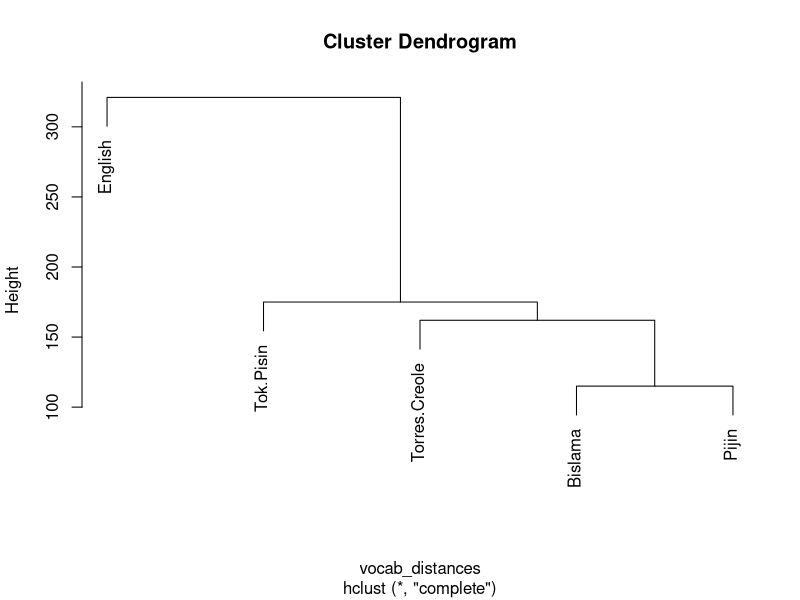
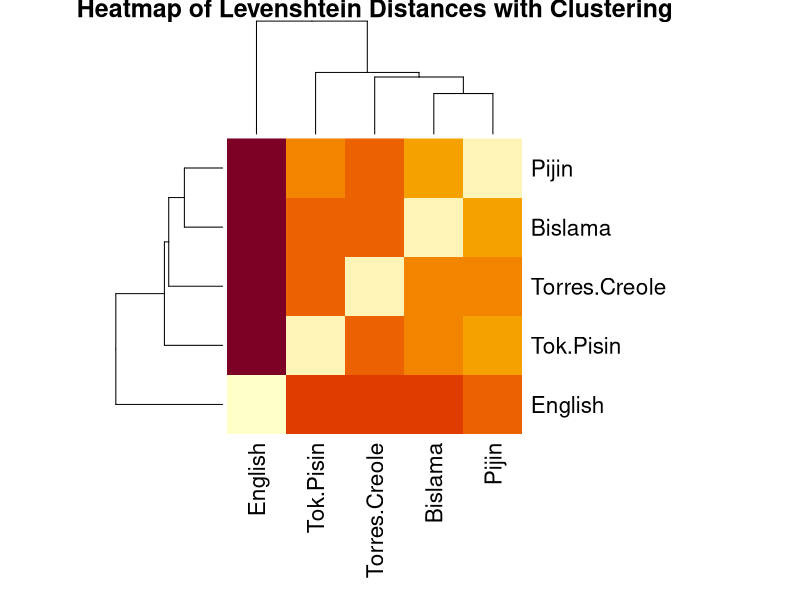
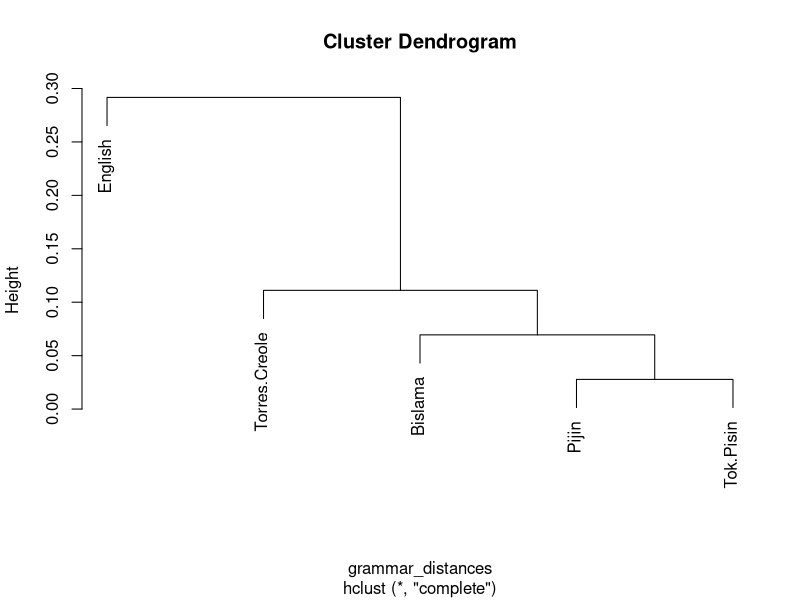
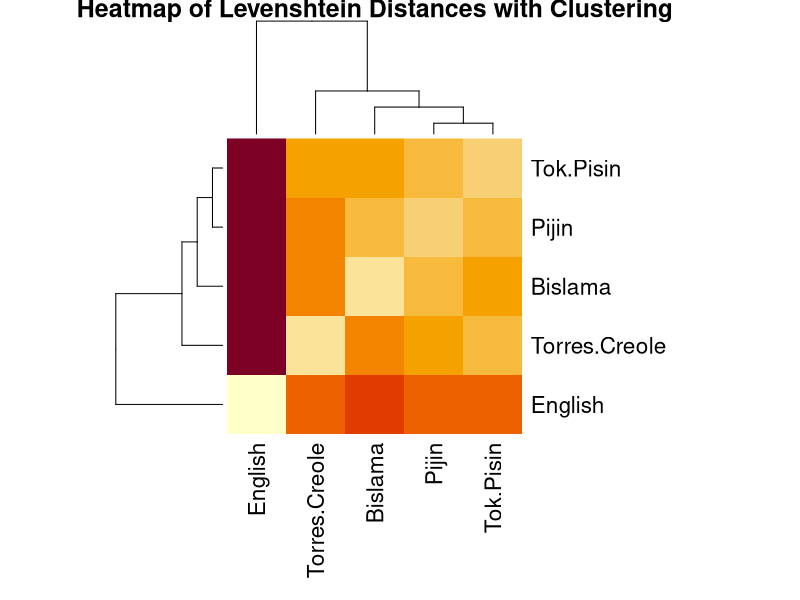

Here is the R script that generated these plots, in order:
#Set the working directory to the directory of the file
setwd(dirname(rstudioapi::getActiveDocumentContext()$path))

#Library for cluster analysis
library(cluster)
library(stringdist)
library(gplots)

#Load the vocab data from the merged data file
vocab_data <- read.csv("../data/merged_data_4_clean.csv")

#Set the rownames to be the English equivalents
rownames(vocab_data) <- vocab_data$English
View(vocab_data)

#Calculate the Levenshtein distance for all languages
distances_matrix <- stringdistmatrix(vocab_data, vocab_data, method = "lv")
rownames(distances_matrix) <- names(vocab_data)
colnames(distances_matrix) <- names(vocab_data)
View(distances_matrix)

#Cluster the languages based on the distance matrix
vocab_distances <- as.dist(distances_matrix)
vocab_cluster <- hclust(vocab_distances,method="complete")
plot(vocab_cluster)

heatmap(as.matrix(vocab_distances),
          Rowv = as.dendrogram(vocab_cluster),  # Row clustering
          Colv = as.dendrogram(vocab_cluster),  # Column clustering
          trace = "none",            # No trace lines inside the heatmap
          dendrogram = "both",        # Add dendrograms to both axes
          margins = c(10, 10),        # Margins for axis labels
          labRow = names(vocab_data),    # Row labels (vocabulary)
          labCol = names(vocab_data),    # Column labels (vocabulary)
          main = "Heatmap of Levenshtein Distances with Clustering")

#Load the grammar data from the merged data file
grammar_data <- read.csv("../data/merged_grammar_5.csv")
rownames(grammar_data) <- grammar_data$Feature.ID
grammar_data <- grammar_data[c(3, 4, 5, 6, 7)]

grammar_data.transposed <- data.frame(t(grammar_data))
View(grammar_data.transposed)

grammar_distances <- daisy(grammar_data.transposed, metric = "gower",type = list(symm = c(1:5)))
grammar_cluster <- hclust(grammar_distances,method="complete")
plot(grammar_cluster)

heatmap(as.matrix(grammar_distances),
        Rowv = as.dendrogram(grammar_cluster),  # Row clustering
        Colv = as.dendrogram(grammar_cluster),  # Column clustering
        trace = "none",            # No trace lines inside the heatmap
        dendrogram = "both",        # Add dendrograms to both axes
        margins = c(10, 10),        # Margins for axis labels
        labRow = names(grammar_data),    # Row labels (vocabulary)
        labCol = names(grammar_data),    # Column labels (vocabulary)
        main = "Heatmap of Levenshtein Distances with Clustering")

### Manual calculation of the Levenshtein distance using the uncleaned data and loops
vocab_data_uc <- read.csv("../data/merged_data_4.csv")

#Set the rownames to be the English equivalents
rownames(vocab_data_uc) <- vocab_data_uc$English
View(vocab_data_uc)
library(data.table)

#Loop through all rows of the data manually
final_distance_matrix <- matrix(0, 5, 5)
for (x in 1:nrow(vocab_data_uc)) {
#for (x in 12:12) {
  row = vocab_data_uc[x,]
  #Loop through all entries in a line manually
  current_row_vocab <- c()
  for (l in 1:ncol(row)) {
    #Split up the entries separated by the '/' symbol
    strings <- strsplit(row[,l], split='/', fixed = TRUE)
    current_row_vocab <- append(current_row_vocab, strings)
  }
  #Replace all empty entries with empty strings to avoid self destruction of program
  current_row_vocab[lengths(current_row_vocab) == 0] <- ""
  #Expand the data frame to contain all possible combinations
  frame <- expand.grid(current_row_vocab)
  #Placeholder variables for finding the smallest distance matrix
  smallest_distance_matrix <- c()
  smallest_sum <- 1000
  #Calculating the distance matrix for all data combinations
  for (d in 1:nrow(frame)) {
    local_row <- unlist(frame[d,], use.names=FALSE)
    local_distances <- stringdistmatrix(local_row, local_row, method = "lv")
    #If the new distance matrix is smaller than the previous one, update it
    if (sum(local_distances) <= smallest_sum) {
      smallest_sum <- sum(local_distances)
      smallest_distance_matrix <- local_distances
    }
  }
  final_distance_matrix <- final_distance_matrix + smallest_distance_matrix
}
rownames(final_distance_matrix) <- names(vocab_data_uc)
colnames(final_distance_matrix) <- names(vocab_data_uc)
View(final_distance_matrix)
